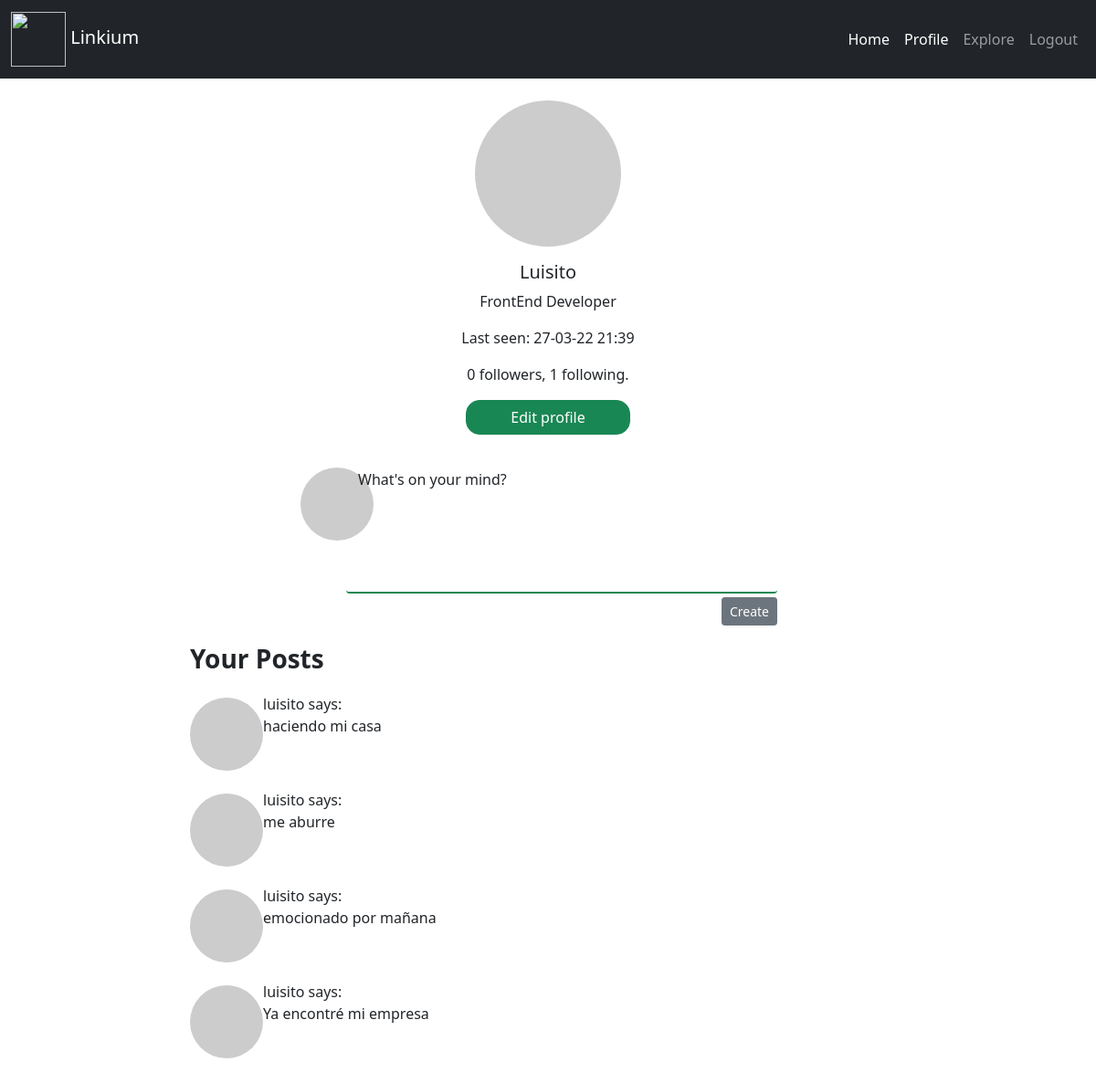
The page /profile/luisito (signed in) on the database its author committed.
### app/models.py (models this page shows, shortened)
class User(db.Model, UserMixin):
    __tablename__ = "users"
    id = db.Column(db.Integer(), primary_key=True)
    username = db.Column(db.String(50), unique=True, index=True)
    email = db.Column(db.String(100), unique=True, index=True)
    password = db.Column(db.String(255))
    posts = db.relationship('Posts', backref='author', lazy='dynamic')
    about_me = db.Column(db.String(255))
    last_seen = db.Column(db.DateTime(), default=datetime.utcnow)
    followed = db.relationship(
        'User', secondary=followers,
        primaryjoin=(followers.c.follower_id == id),
        secondaryjoin=(followers.c.followed_id == id),
        backref=db.backref('followers', lazy='dynamic'), lazy='dynamic')
    def avatar(self, size):
        digest = md5(self.email.lower().encode("utf-8")).hexdigest()
        return 'https://www.gravatar.com/avatar/{}?d=identicon&s={}'.format(
            digest, size)
    @login.user_loader
    def load_user(id):
        return User.query.get(int(id))

class Posts(db.Model):
    __tablename__= "posts"
    id = db.Column(db.Integer(), primary_key=True)
    title = db.Column(db.String(200))
    body = db.Column(db.String(255))
    timestamp = db.Column(db.DateTime(), index=True, default=datetime.utcnow)
    user_id = db.Column(db.Integer(), db.ForeignKey("users.id"))

### app/routes.py (the view)
@app.route("/profile/<username>")
@login_required
def profile(username):
    form = EmptyForm()
    user = User.query.filter_by(username=username).first_or_404()
    posts_verify=Posts.query.filter_by(author=user)
    aux = [post for post in posts_verify]
    page = request.args.get('page', 1, type=int)
    posts = user.posts.order_by(Posts.timestamp.desc()).paginate(
        page, app.config['POSTS_PER_PAGE'], False)
    next_url = url_for('profile', username=user.username, page=posts.next_num) \
        if posts.has_next else None
    prev_url = url_for('profile', username=user.username, page=posts.prev_num) \
        if posts.has_prev else None
    return render_template("profile.html", title="Profile", posts=posts.items, user=user, aux=aux, form=form, next_url=next_url, prev_url=prev_url)

### app/forms.py
class EmptyForm(FlaskForm):
    submit = SubmitField('Submit')

### app/routes.py (called while the page is built)
@app.before_request
def before_request():
    if current_user.is_authenticated:
        current_user.last_seen = datetime.utcnow()
        db.session.commit()

### app/templates/profile.html (shortened to what this page needs)
{% extends 'base.html' %}
{% block content %}
    <div class="row">
        <div class="col-xs-12 col-sm-12 col-md-12 col-lg-12">
            <div class="card mt-4 border-0">
                <img src="{{ user.avatar(128) }}" class="card-img-top avatar rounded-circle" alt="...">
                <div class="card-body">
                  <h5 class="card-title text-center">{{ user.username.capitalize() }}</h5>
                  {%if user.about_me %}<p class="card-text text-center">{{ user.about_me }}</p>{% endif %}
                  <p class="card-text text-center">Last seen: {{ user.last_seen.strftime('%d-%m-%y %H:%S') }}</p>
                  <p class="card-text text-center">{{ user.followers.count() }} followers, {{ user.followed.count() }} following.</p>
                  {% if user == current_user %}
                    <div class="d-grid gap-2 col-2 mx-auto">
                      <a href="{{ url_for('edit_profile') }}" class="btn btn-success btn-edit-profile">Edit profile</a>
                    </div>
                    <div class="d-grid gap-2 col-6 mx-auto">
                        <form action="{{ url_for('create_post') }}" method="post">
                          <div class="post-container">
                              <div class="post-thumb"><img class="rounded-circle" src="{{ user.avatar(36) }}" /></div>
                              <div class="post-content">
                                  <div class="form-floating">
                                      <div class="form-floating">
                                          <input name="post" type="text" class="form-control border-0 border-bottom border border-2 border-success" id="floatingInput" placeholder="name@example.com">
                                          <label for="floatingInput">What's on your mind?</label>
                                      </div>
                                      <div class="d-grid gap-2 d-md-flex justify-content-md-end">
                                          <button class="btn btn-secondary btn-sm mt-1" type="submit">Create</button>
                                      </div>
                                  </div>
                             </div>
                          </div>
                        </form>
                    </div>
                    {% if aux %}
                    <div class="container-posts">
                        <h3 class=""><strong>Your Posts</strong></h3>
                        {% for post in posts %}
                            <div class="post-container">
                                <div class="post-thumb-post"><img class="rounded-circle" src="{{ user.avatar(36) }}" /></div>
                                <div class="post-content">
                                    <td>{{ post.author.username }} says:<br>{{ post.body }}</td>
                                </div>
                            </div>
                        {% endfor %}
                    </div>
                   {% else %}
                    <div class="container-posts">
                        <h3 class=""><strong>Posts</strong></h3>
                        <p class="card-text">Crea un nuevo post</p>
                    </div>
                    {% endif %}
                  {% endif %}
                </div>
            </div>
        </div>
    </div>
{% endblock %}

### app/templates/profile.html (style rules this page uses)
.avatar { height: 10rem; width: 10rem; display: block; margin: auto; }
.btn-edit-profile { border-radius: 15px; }
.post-container { margin: 20px 20px 0 0; overflow: auto; }
.post-thumb { float: left; }
.post-thumb img { display: block; margin-top: 16px; }
.post-content { margin-left: 50px; }
.post-thumb-post { float: left; }
.post-thumb-post img { display: block; margin-top: 5px; }
.container-posts { margin: 20px 0 10px 150px; }

### rows shown on the page
User: username "Luisito", about_me "FrontEnd Developer", last_seen "27-03-22 21:39"
Posts: author.username "luisito", body "haciendo mi casa"
Posts: author.username "luisito", body "me aburre"
Posts: author.username "luisito", body "emocionado por mañana"
Posts: author.username "luisito", body "Ya encontré mi empresa"

### other values the page prints
{{ user.followers.count() }} "0"
{{ user.followed.count() }} "1"
